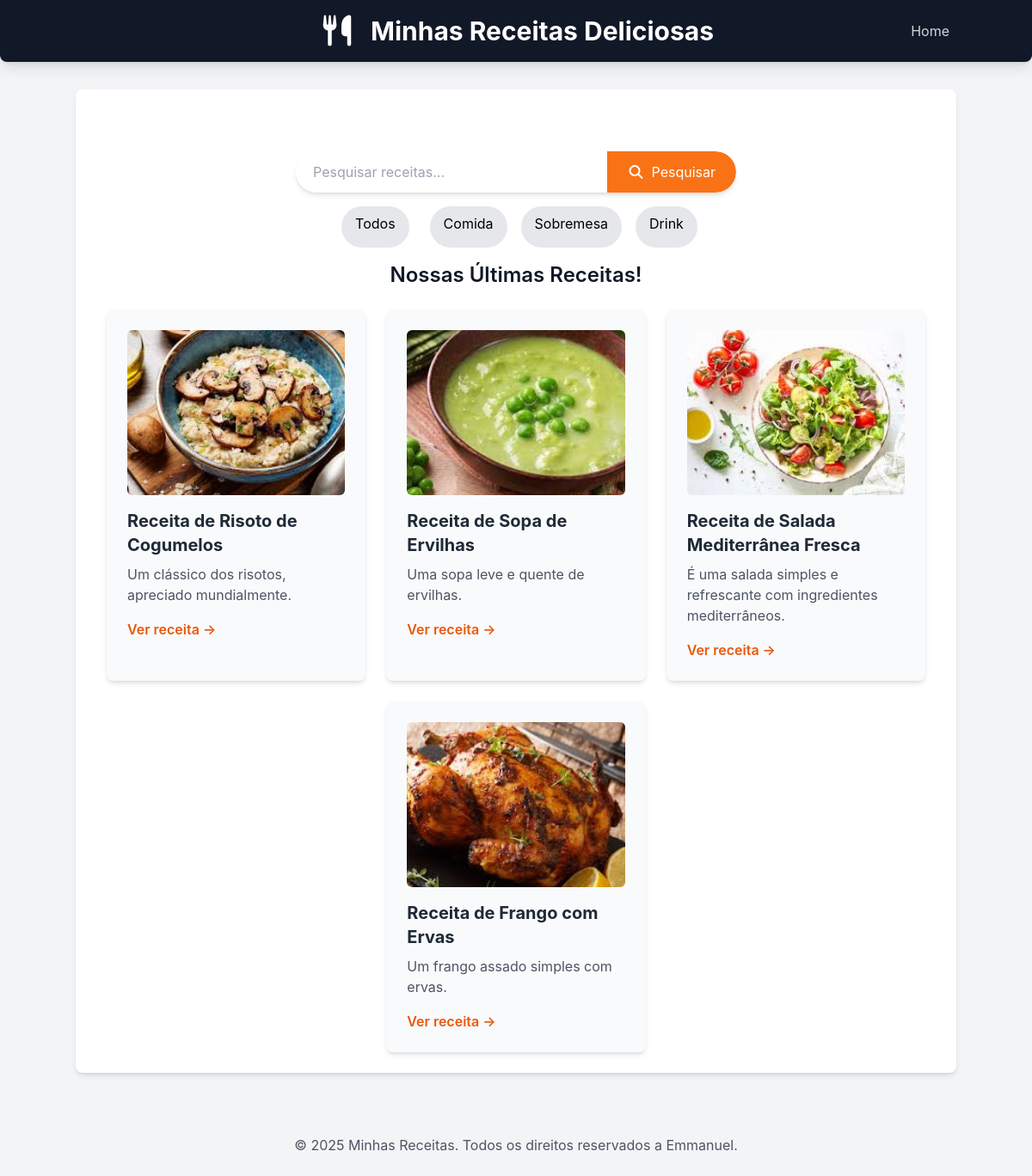
/receitas/?categoria=comida, run on the app's committed database.
### receitas/models.py (models this page shows, shortened)
class Receita(models.Model):
    CATEGORIAS =[
        ('comida','Comida'),
        ('sobremesa','Sobremesa'),
        ('drink','Drink'),
    ]
    title = models.CharField("Título", max_length=200)
    description = models.TextField("Descrição")
    ingredients = models.TextField("Ingredientes")
    instructions = models.TextField("Modo de preparo")
    image = models.ImageField("Imagem", upload_to='receitas/images/', blank=True, null=True)
    categoria = models.CharField("Categoria", max_length=20, choices=CATEGORIAS, default='comida')
    created_at = models.DateTimeField(auto_now_add=True)
    updated_at = models.DateTimeField(auto_now=True)
    class Meta:
        verbose_name = "Receita"
        verbose_name_plural = "Receitas"
        ordering = ['-created_at'] #ordena as receitas pela data de criação (mais novas primeiro)

### receitas/views.py (the view)
# urls.py: 2. Add a URL to urlpatterns:  path('', views.home, name='home')
def home(request):
    categoria_slug = request.GET.get('categoria')
    categorias_choices = [choice[0] for choice in Receita.CATEGORIAS]
    if categoria_slug:
        receitas = Receita.objects.filter(categoria=categoria_slug)
        categoria_selecionada = categoria_slug
    else:
        receitas = Receita.objects.all()
        categoria_selecionada = None
    return render(request, 'receitas/home.html', {'receitas':receitas, 'categoria': categorias_choices, 'categoria_selecionada': categoria_selecionada})

### receitas/templates/receitas/home.html (shortened to what this page needs)
{% extends "receitas/base.html"%}
{% block content %}
<section class="container mx-auto mt-8 p-4 flex justify-center">
    <form method="get" action="{% url 'pesquisar_receitas' %}"
        class="w-full max-w-lg flex bg-white rounded-full shadow-md overflow-hidden">
        <input type="text" name="q" placeholder="Pesquisar receitas..."
            class="flex-grow p-3 text-gray-700 focus:outline-none focus:ring-2 focus:ring-orange-500 rounded-l-full pl-5">
        <button type="submit"
            class="bg-orange-500 hover:bg-orange-600 text-white p-3 px-6 rounded-r-full transition duration-300 ease-in-out flex items-center justify-center">
            <i class="fas fa-search mr-2"></i> Pesquisar
        </button>
    </form>
</section>
<nav class="ml-auto relative z-10 flex space-x-4 justify-center w-full h-12 object-cover rounded-md mb-4">
    <a href="{% url 'home' %}" class="text-black mx-2 px-4 py-2 bg-gray-200 rounded-full hover:text-white hover:bg-orange-600">Todos</a>
    <a href="{% url 'home' %}?categoria=comida" class="text-black mx-2 px-4 py-2 bg-gray-200 rounded-full  hover:text-white hover:bg-orange-600">Comida</a>
    <a href="{% url 'home' %}?categoria=sobremesa" class="text-black mx-2 px-4 py-2 bg-gray-200 rounded-full hover:text-white hover:bg-orange-600">Sobremesa</a>
    <a href="{% url 'home' %}?categoria=drink" class="text-black mx-2 px-4 py-2 bg-gray-200 rounded-full hover:text-white hover:bg-orange-600">Drink</a>
</nav>
    <h2 class="text-2xl font-semibold mb-6 text-center">
        Nossas Últimas Receitas!
    </h2>
    <div class="flex flex-wrap justify-center gap-6">
        {% for receita in receitas %}
        <div
            class="w-full sm:w-[calc(50%-1.5rem)] lg:w-[calc(33.333%-1.5rem)] bg-gray-50 p-6 rounded-lg shadow-md hover:shadow-lg transition-shadow duration-300 ease-in-out">
            {% if receita.image %}
            <img src="{{receita.image.url}}" alt="Imagem de {{receita.title}}"
                class="w-full h-48 object-cover rounded-md mb-4">
            {% endif %}
            <h3 class="text-xl font-bold mb-2 text-gray-800">{{receita.title}}</h3>
            <p class="text-gray-600 mb-4">{{receita.description | truncatewords:20}}</p>
            <a href="{% url 'receita_detail' receita.id %}"
                class="text-orange-600 hover:text-orange-800 font-semibold">Ver receita &rarr;</a>
        </div>
        {% empty %}
        <p class="text-center text-gray-500 col-span-full">
            Nenhuma receita encontrada.
        </p>
        {% endfor %}
    </div>
{% endblock %}

### receitas/templates/receitas/base.html (style rules this page uses)
body { font-family: 'Inter', sans-serif; }

### data on the page
Receita: image (picture), title "Receita de Risoto de Cogumelos", description "Um clássico dos risotos, apreciado mundialmente."
Receita: image (picture), title "Receita de Sopa de Ervilhas", description "Uma sopa leve e quente de ervilhas."
Receita: image (picture), title "Receita de Salada Mediterrânea Fresca", description "É uma salada simples e refrescante com ingredientes mediterrâneos."
Receita: image (picture), title "Receita de Frango com Ervas", description "Um frango assado simples com ervas."
